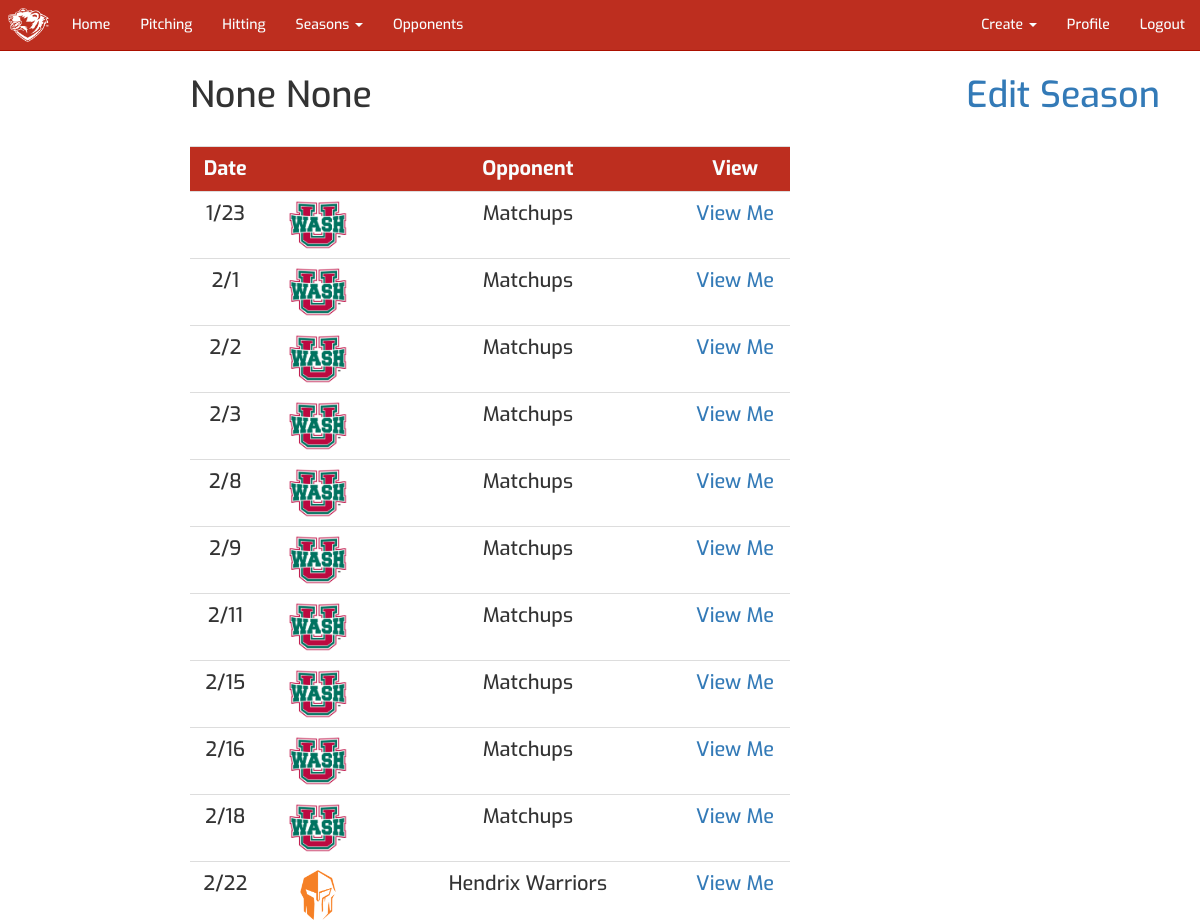
/season/4 (signed in, upper part), run on an earlier commit of the app's database.
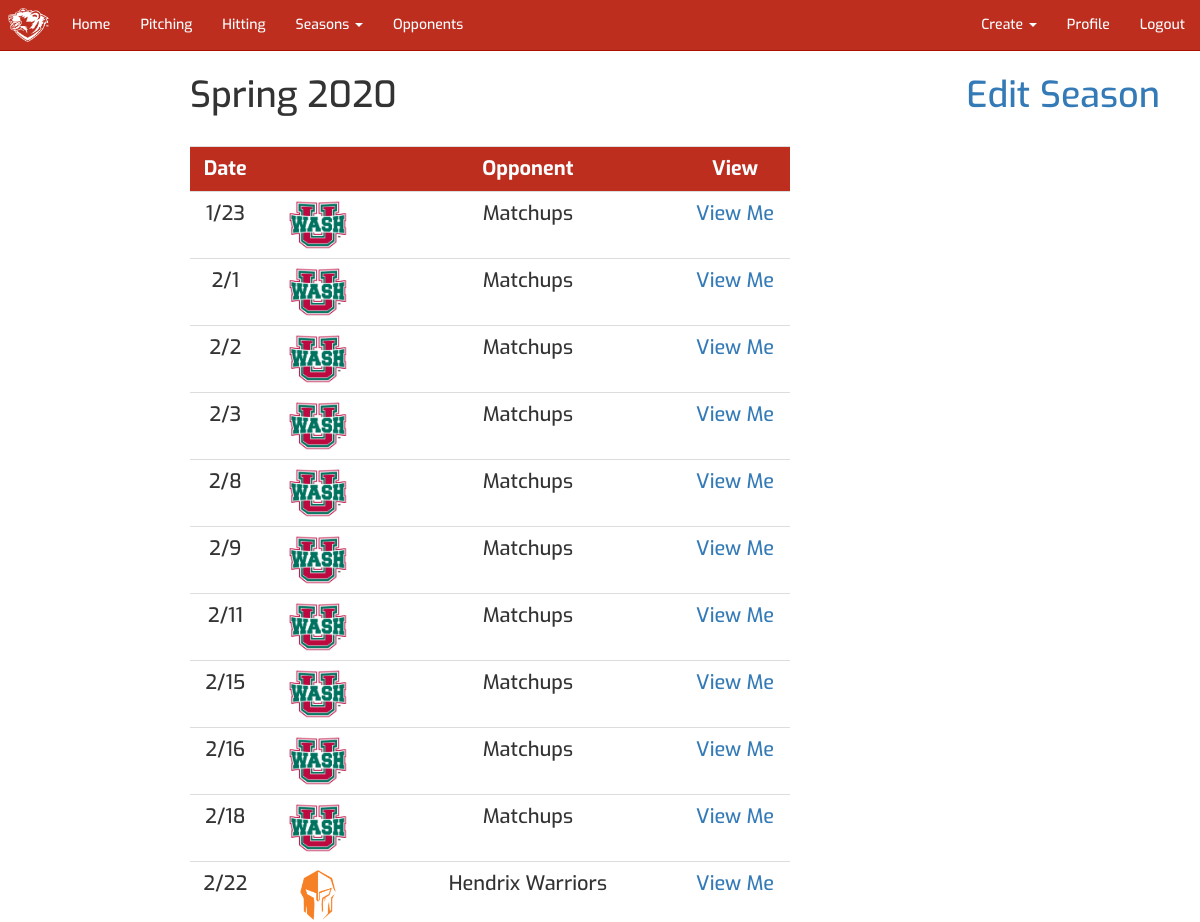
And on a later commit of the database.
### app/models.py (models this page shows)
class Season(db.Model):
    id = db.Column(db.Integer, primary_key=True)
    semester = db.Column(db.String(8), index=True)
    year = db.Column(db.Integer, index=True)
    current_season = db.Column(db.Boolean, index=True)
    outings = db.relationship('Outing', backref='season', lazy='dynamic')
    videos = db.relationship('Video', backref='season', lazy='dynamic')
    games = db.relationship('Game', backref='season', lazy='dynamic')
    def __repr__(self):
        return f'{self.semester} {self.year}'

### app/views/season.py (the view)
@season.route("/season/<id>")
@login_required
def season_home(id):
    season = Season.query.filter_by(id=id).first()
    if not season:
        flash("URL does not exist")
        return redirect(url_for("main.index"))
    games = Game.query.filter_by(season_id=id).order_by(Game.date).all()
    return render_template(
        "season/season.html",
        title=season,
        games=games,
        season=season
    )

### app/models.py (called while the page is built)
@login.user_loader
def load_user(id):
    return User.query.get(int(id))

    def __repr__(self):
        return self.name

### app/routes.py (called while the page is built)
@app.context_processor
def template_variables():
    return dict(
        current_season=getCurrentSeason(),
        old_seasons=getOldSeasons())

@app.context_processor
def utility_functions():
    def truncate(n, decimals=2):
        """Truncates the passed value to decimal places.

        Arguments :
            n {number} -- Number to be truncated

        Keyword Arguments :
            decimals {int} -- Number of decimal places to truncate to(default : {2})

        Returns :
            [int]-- truncated verison of passed value
        """
        multiplier = 10 ** decimals
        return int(n * multiplier) / multiplier
    return dict(
        truncate=truncate
    )

def getCurrentSeason():
    current_season = Season.query.filter_by(current_season=True).first()
    return current_season

def getOldSeasons():
    old_seasons = Season.query.filter_by(current_season=False).order_by(Season.year).all()
    return old_seasons

### app/templates/season/season.html (shortened to what this page needs)
{% extends "base.html" %}
{% block styles %}
    {{ super() }}
{% endblock %}
{% block app_content %}
    <div class="main">
        <h1>
            {{ season }}
            {% if current_user.admin %}
                <a href=" {{ url_for('season.edit_season', id=season.id) }} " style="float: right;">
                    Edit Season
                </a>
            {% endif %}
        </h1>
        <br>
        <div>
            <table class="table sortable_table games">
                <tr class="table-headers">
                    <th onclick="sortTable(0, 0)">Date</th>
                    <th></th>
                    <th onclick="sortTable(1, 0)">Opponent</th>
                    <th onclick="sortTable(2, 0)">View</th>
                </tr>
                {% for game in games %}
                {% set path = 'images/team_logos/' ~ game.opponent.id ~ '.png' %}
                <tr>
                    <td>{{ game.date.month }}/{{ game.date.day }}</td>
                    <td>
                        <img class="logos" alt="Team-Logo" src="{{ url_for('static', filename=path) }}">
                    </td>
                    <td>{{ game.opponent }}</td>
                    <td><a href="{{ url_for('game.game_pitching', id=game.id) }}">View Me</a></td>
                </tr>
                {% endfor %}
            </table>
        </div>
    </div>
{% endblock %}

What changed in the data, as far as the page shows it:
changed Season: semester+year "None None" → "Spring 2020"
